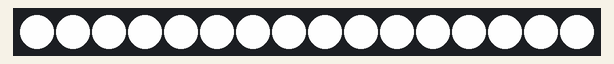
Bench run of a sketch on a simulated Arduino Uno, built with avr-gcc and run on an emulated ATmega328P. Parts: 16 RGB LEDs in strip order, left to right. Dim RGB values are drawn brighter than linear.

Above: at 6.62 s.
At 9.94 s:
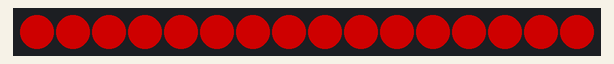
At 13.55 s:
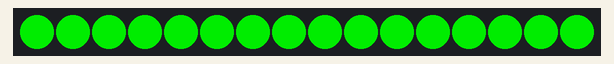
At 20.49 s:
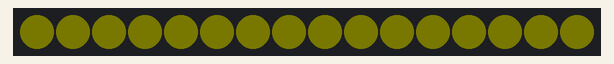
At 27.39 s:
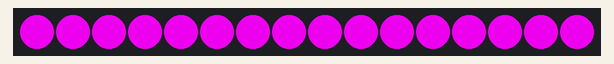
At 34.3 s:
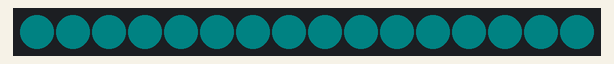

The sketch:

NeoPixel_Test.ino
```cpp
#include <Adafruit_NeoPixel.h>
#ifdef __AVR__
  #include <avr/power.h>
#endif
#define NEOPIXEL   6
#define NUMPIXELS 16

Adafruit_NeoPixel pixels(NUMPIXELS, NEOPIXEL, NEO_GRB + NEO_KHZ800);
#define DELAYVAL 50
#define FADETIME 10
#define FASTFLASH 5


void setup() {
  pixels.begin();
  pixels.clear();
}

int count = 0;

void loop() {
  count++;
  if (count>23) {
    count = 1;
  }
  NeoDisplay(count);
  //pixels.setBrightness(255);
}

void NeoDisplay(int r) {
  switch (r) {
    case 1:
      pixels.setBrightness(250);
      colorWipe(pixels.Color(0, 0, 0), DELAYVAL); // Black
      break;
    case 2:
      pixels.setBrightness(250);
      colorWipe(pixels.Color(255, 0, 0), DELAYVAL); // Red
      break;
    case 3:
      pixels.setBrightness(250);
      colorWipe(pixels.Color(0, 255, 0), DELAYVAL); // Green
      break;
    case 4:
      pixels.setBrightness(250);
      colorWipe(pixels.Color(255, 255, 0), DELAYVAL); //
      break;
    case 5:
      pixels.setBrightness(250);
      colorWipe(pixels.Color(0, 0, 255), DELAYVAL); // Blue
      break;
    case 6:
      pixels.setBrightness(250);
      colorWipe(pixels.Color(255, 0, 255), DELAYVAL); //
      break;
    case 7:
      pixels.setBrightness(250);
      colorWipe(pixels.Color(0, 255, 255), DELAYVAL); //
      break;
    case 8:
      pixels.setBrightness(250);
      colorWipe(pixels.Color(255, 255, 255), DELAYVAL); // White
      break;
    case 10:
      fadein(pixels.Color(255, 0, 0),FADETIME);
      break;
    case 11:
      fadeout(pixels.Color(255, 0, 0),FADETIME);
      break;
    case 12:
      fadein(pixels.Color(0, 255, 0),FADETIME);
      break;
    case 13:
      fadeout(pixels.Color(0, 255, 0),FADETIME);
      break;
    case 14:
      fadein(pixels.Color(255, 255, 0),FADETIME);
      break;
    case 15:
      fadeout(pixels.Color(255, 255, 0),FADETIME);
      break;
    case 16:
      fadein(pixels.Color(0, 0, 255),FADETIME);
      break;
    case 17:
      fadeout(pixels.Color(0, 0, 255),FADETIME);
      break;
    case 18:
      fadein(pixels.Color(255, 0, 255),FADETIME);
      break;
    case 19:
      fadeout(pixels.Color(255, 0, 255),FADETIME);
      break;
    case 20:
      fadein(pixels.Color(0, 255, 255),FADETIME);
      break;
    case 21:
      fadeout(pixels.Color(0, 255, 255),FADETIME);
      break;
    case 22:
      fadein(pixels.Color(255, 255, 255),FADETIME);
      break;
    case 23:
      fadeout(pixels.Color(255, 255, 255),FADETIME);
      break;
  }
}

//
void fadein(uint32_t c, uint8_t wait) {
  for(uint8_t x=0; x<200; x++) {
    for(uint16_t i=0; i<pixels.numPixels(); i++) {
      pixels.setPixelColor(i, c);
      pixels.setBrightness(x);
    }
    pixels.show();
    delay(wait);
  }
}

void fadeout(uint32_t c, uint8_t wait) {
  for(uint8_t x=200; x>0; --x) {
    for(uint16_t i=0; i<pixels.numPixels(); i++) {
      pixels.setPixelColor(i, c);
      pixels.setBrightness(x);
    }
    pixels.show();
    delay(wait);
  }
}


// Fill the dots one after the other with a color
void colorWipe(uint32_t c, uint8_t wait) {
  for(uint16_t i=0; i<pixels.numPixels(); i++) {
    pixels.setPixelColor(i, c);
    pixels.show();
    delay(wait);
  }
}
```
